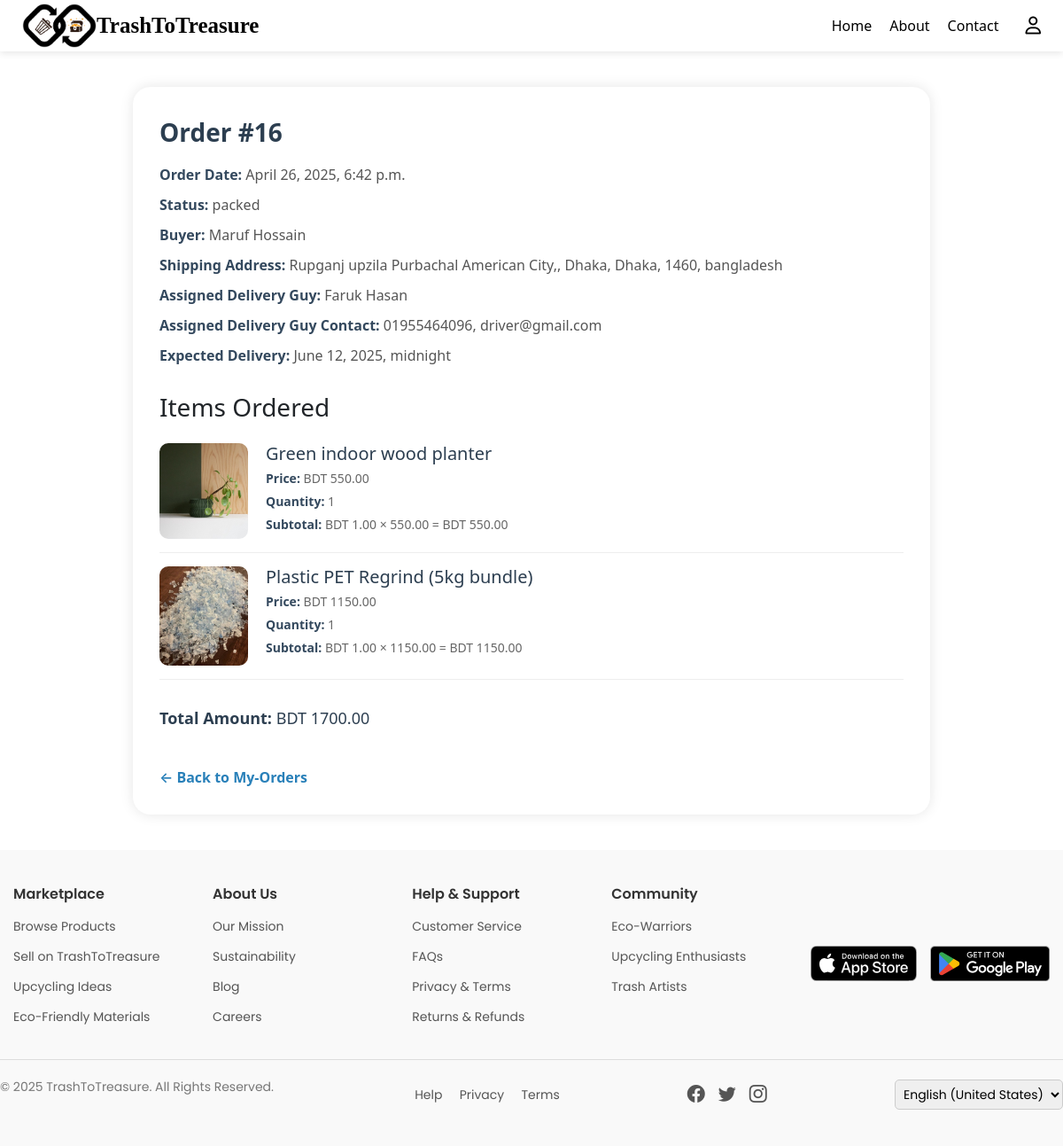
Page /order/16/ on the earlier database version.
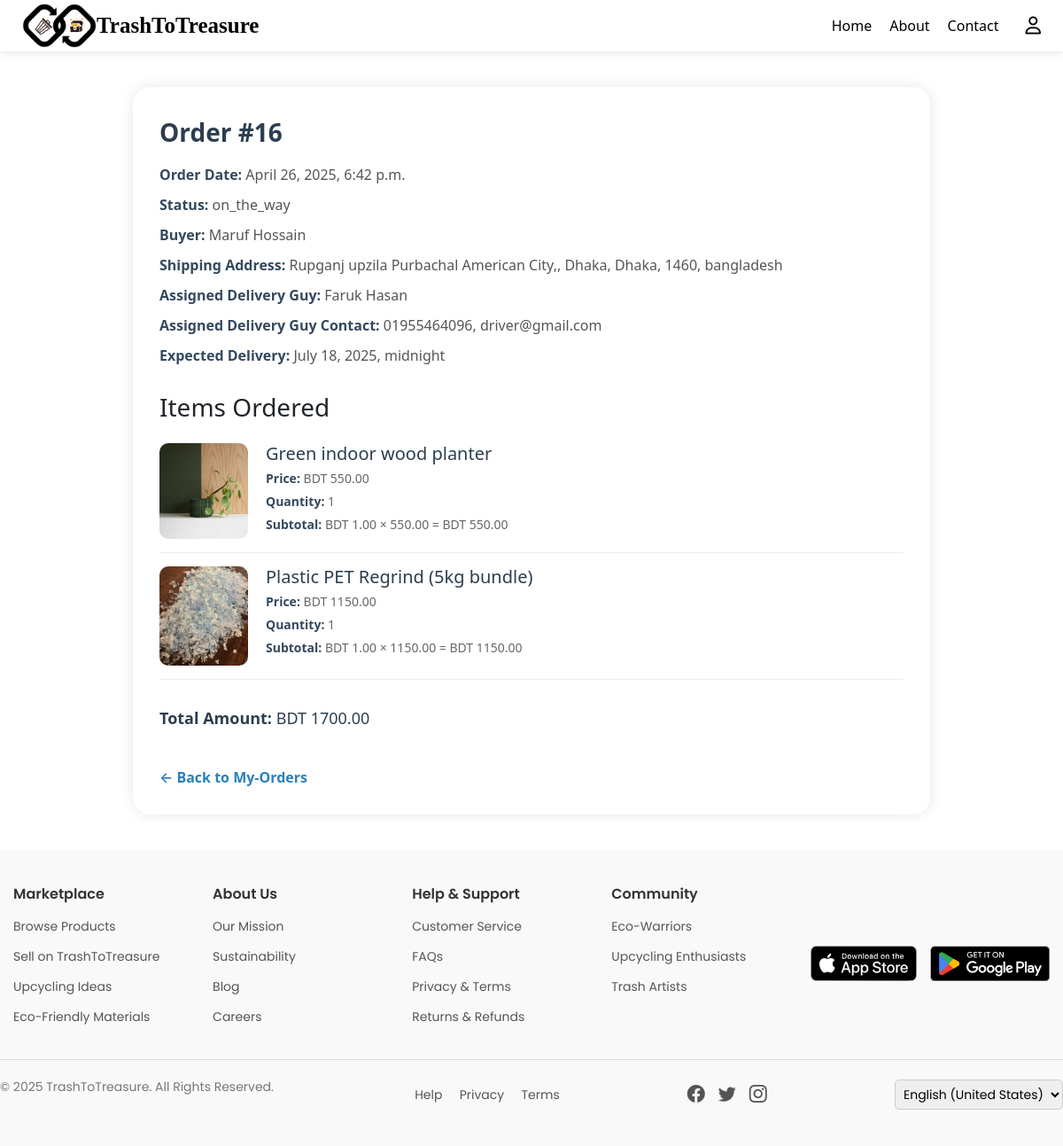
Same page on the later database version.
### marketplace/models.py (models this page shows, shortened)
class Order(models.Model):
    PAYMENT_CHOICES = [
        ('sslcommerz', 'SSLCommerz'),
        ('cod', 'Cash on Delivery'),
    ]
    PAYMENT_STATUS_CHOICES = [
        ('pending', 'Pending'),
        ('paid', 'Paid'),
        ('failed', 'Failed'),
    ]
    DELIVERY_STATUS_CHOICES = [
        ('ready', 'Ready to Ship'),
        ('packed', 'Packed'),
        ('on_the_way', 'On the Way'),
        ('delivered', 'Delivered'),
        ('cancelled', 'Cancelled'),
        ('returned', 'Returned'),
    ]
    buyer = models.ForeignKey(User, on_delete=models.CASCADE)
    first_name = models.CharField(max_length=50, blank=True, null=True)
    last_name = models.CharField(max_length=50, blank=True, null=True)
    company = models.CharField(max_length=100, blank=True, null=True)
    country = models.CharField(max_length=50, blank=True, null=True)
    street_address = models.CharField(max_length=255, blank=True, null=True)
    city = models.CharField(max_length=50, blank=True, null=True)
    state = models.CharField(max_length=50, blank=True, null=True)
    zip_code = models.CharField(max_length=10, blank=True, null=True)
    phone = models.CharField(max_length=20, blank=True, null=True)
    email = models.EmailField(blank=True, null=True)
    payment_method = models.CharField(max_length=20, choices=PAYMENT_CHOICES)
    payment_status = models.CharField(max_length=20, choices=PAYMENT_STATUS_CHOICES, default='pending')
    delivery_status = models.CharField(max_length=20, choices=DELIVERY_STATUS_CHOICES, default='ready')
    total_amount = models.DecimalField(max_digits=10, decimal_places=2)
    created_at = models.DateTimeField(auto_now_add=True)
    assigned_delivery_guy = models.ForeignKey(
        User,
        on_delete=models.SET_NULL,
        null=True,
        blank=True,
        related_name='assigned_orders'
    )
    expected_delivery = models.DateTimeField(null=True, blank=True)

### users/models.py (models this page shows, shortened)
class CustomUser(AbstractUser):
    name = models.CharField(max_length=100)
    email = models.EmailField(unique=True)
    phone = models.CharField(max_length=15)
    role = models.CharField(max_length=10, choices=ROLE_CHOICES)
    account_status = models.CharField(max_length=10, choices=ACCOUNT_STATUS_CHOICES, default='active')
    objects = CustomUserManager()  # ✅ Use your custom manager
    REQUIRED_FIELDS = ['email']
    USERNAME_FIELD = 'username'

### marketplace/views.py (the view)
# urls.py: path('order/<int:order_id>/', views.order_details, name='order_details'),
def order_details(request, order_id):
    order = get_object_or_404(Order, id=order_id)
    ordered_items = order.items.all()  # Adjust if using another relation
    for item in ordered_items:
        item.subtotal = item.quantity * item.price
    return render(request, 'order_details.html', {
        'order': order,
        'ordered_items': ordered_items,
    })

### marketplace/templates/order_details.html (shortened to what this page needs)
{% load static %}
{% include "header.html" %}
<!DOCTYPE html>
<html lang="en">
<head>
    <link rel="stylesheet" href="{% static 'css/buyer_profile.css' %}">
</head>
<body>
<div class="order-container">
    <div class="order-header">Order #{{ order.id }}</div>
    <div class="order-meta"><span class="product-label">Order Date:</span> {{ order.created_at }}</div>
    <div class="order-meta"><span class="product-label">Status:</span> {{ order.delivery_status }}</div>
    <div class="order-meta"><span class="product-label">Buyer:</span> {{ order.buyer.name }}</div>
    <div class="order-meta">
        <span class="product-label">Shipping Address:</span>
        {{ order.street_address }}, {{ order.city }}, {{ order.state }}, {{ order.zip_code }}, {{ order.country }}
    </div>
    <div class="order-meta">
        <span class="product-label">Assigned Delivery Guy:</span>
        {{ order.assigned_delivery_guy.name }}
    </div>
    <div class="order-meta">
        <span class="product-label">Assigned Delivery Guy Contact:</span>
        {{ order.assigned_delivery_guy.phone }}, {{ order.assigned_delivery_guy.email }}
    </div>
    <div class="order-meta"><span class="product-label">Expected Delivery:</span>
         {{ order.expected_delivery }}</div>
    <div class="order-items">
        <h3>Items Ordered</h3>
        {% for item in ordered_items %}
            <div class="order-item">
                {% if item.content_type.model == 'upcycledproduct' %}
                    <img src="{{ item.item.product_images.url }}" alt="{{ item.item.product_name }}" class="item-image">
                {% elif item.content_type.model == 'trashitem' %}
                    <img src="{{ item.item.images.url }}" alt="{{ item.item.material_name }}" class="item-image">
                {% endif %}
                <div class="item-info">
                    {% if item.content_type.model == 'upcycledproduct' %}
                        <h4>
                            <a href="{% url 'upcycled_product_details' slug=item.item.slug %}">
                                {{ item.item.product_name }}
                            </a>
                        </h4>
                    {% elif item.content_type.model == 'trashitem' %}
                        <h4>
                            <a href="{% url 'trash_item_details' slug=item.item.slug %}">
                                {{ item.item.material_name }}
                            </a>
                        </h4>
                    {% endif %}
                    <p><span class="product-label">Price:</span> BDT {{ item.price }}</p>
                    <p><span class="product-label">Quantity:</span> {{ item.quantity }}</p>
                    <p><span class="product-label">Subtotal:</span> BDT {{ item.quantity|floatformat:2 }} × {{ item.price }} = BDT {{ item.subtotal|floatformat:2 }}</p>
                </div>
            </div>
        {% endfor %}
    </div>
    <div class="order-summary">
        <p><strong>Total Amount:</strong> BDT {{ order.total_amount }}</p>
    </div>
    <a href="{% url 'my_orders' %}" class="back-link">← Back to My-Orders</a>
</div>
</body>
</html>
{% include "footer.html" %}

Differences in the rows shown:
changed Order "Rupganj upzila Purbachal American City,": delivery_status "packed" → "on_the_way"; expected_delivery "June 12, 2025, midnight" → "July 18, 2025, midnight"
